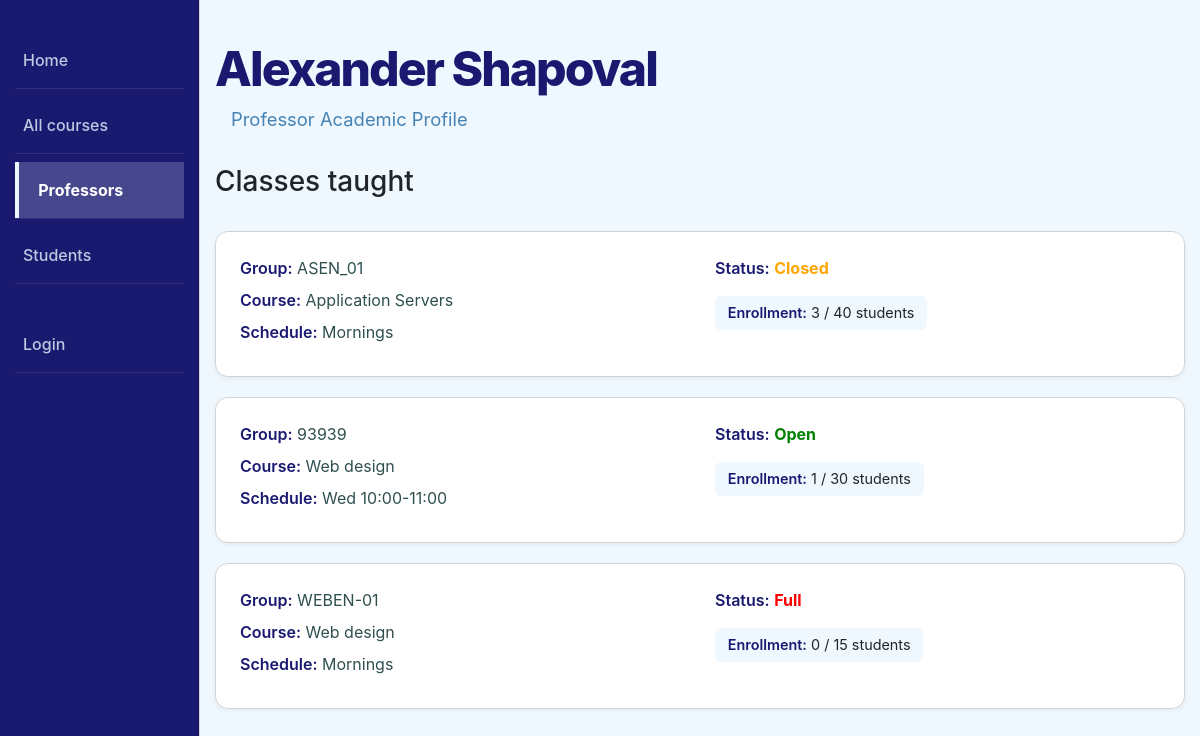
The page /catalog/professors/1 on the database its author committed.
### catalog/models.py (models this page shows, shortened)
class Profesor(models.Model):
  user = models.OneToOneField(User, on_delete=models.CASCADE, null=True, blank=True)
  name = models.CharField(max_length=200, help_text='Enter the profesor name')

class ClassGroup(models.Model):
  ENROLLMENT_STATUS_CHOICES = [
      ('OPEN', 'Open'),
      ('CLOSED', 'Closed'),
      ('FULL', 'Full'),
  ]
  class_id = models.CharField(verbose_name='Class Group ID', max_length=50, unique=True, help_text='Enter the class group ID')
  start_date = models.DateField(verbose_name='Start Date', blank=True, null=True)
  end_date = models.DateField(verbose_name='End Date', blank=True, null=True)
  status = models.CharField(verbose_name='Enrollment Status', max_length=20, choices=ENROLLMENT_STATUS_CHOICES, default='OPEN')
  course = models.ForeignKey(Course, on_delete=models.CASCADE, related_name='class_groups')
  schedule = models.CharField(verbose_name='Class Schedule', max_length=255, blank=True, help_text='Enter the class schedule (e.g., Mon/Wed/Fri 10:00-11:00)')
  maxStudents = models.IntegerField(verbose_name='Maximum Students', help_text='Enter the maximum number of students')
  profesor = models.ForeignKey(Profesor, on_delete=models.SET_NULL, null=True, related_name='classes')
  enrolled_students = models.ManyToManyField(Student, related_name='classes', blank=True)

class Course(models.Model):
  course_code = models.CharField(verbose_name='Course Code', max_length=200, help_text='Enter the course code')
  title = models.CharField(verbose_name='Course Title', max_length=200, help_text='Enter the course title')
  description = models.TextField(verbose_name='Course Description', help_text='Enter the course description', blank=True)
  academic_level = models.ForeignKey('Level', on_delete=models.SET_NULL, null=True)
  department = models.ForeignKey('Department', on_delete=models.SET_NULL, null=True)
  topic = models.CharField(verbose_name='Course Topic', max_length=255, help_text='Enter the course topic', blank=True)
  visit_count = models.PositiveIntegerField(default=0)

### catalog/views.py (the view)
# urls.py: path('professors/<int:pk>', views.ProfesorDetailView.as_view(), name='professor-detail'),
class ProfesorDetailView(generic.DetailView):
    model = Profesor

### catalog/templates/catalog/profesor_detail.html
{% extends "base_generic.html" %}
{% load static %}
{% block extra_css %}
  <link rel="stylesheet" href="{% static 'css/professor_detail.css' %}">
{% endblock %}
{% block content %}
  <h1 class="main-title">{{ profesor.name }}</h1>
  <p class="subtitle">Professor Academic Profile</p>
  <h3 class="section-title">Classes taught</h3>
  {% if profesor.classes.all %}
    <div class="class-list">
      {% for group in profesor.classes.all %}
        <div class="class-card">
          <div class="row">
            <div class="col-md-6">
              <p><strong>Group:</strong> {{ group.class_id }}</p>
              <p><strong>Course:</strong> {{ group.course.title }}</p>
              <p><strong>Schedule:</strong> {{ group.schedule }}</p>
            </div>
            <div class="col-md-6">
              <p>
                <strong>Status:</strong>
                {% if group.status == 'OPEN' %}
                  <span class="status-open">Open</span>
                {% elif group.status == 'FULL' %}
                  <span class="status-full">Full</span>
                {% else %}
                  <span class="status-closed">Closed</span>
                {% endif %}
              </p>
              <div class="enrollment-info">
                <strong>Enrollment:</strong>
                {{ group.enrolled_students.count }} / {{ group.maxStudents }} students
              </div>
            </div>
          </div>
        </div>
      {% endfor %}
    </div>
  {% else %}
    <p>This professor is not assigned to any class.</p>
  {% endif %}
{% endblock %}

### catalog/static/css/styles.css (style rules this page uses)
body { background-color: AliceBlue; margin: 0; padding: 0; }
.main-title { font-size: 3rem; color: MidnightBlue; margin-top: 2.5rem; margin-bottom: 0.5rem; font-weight: 800; letter-spacing: -0.12rem; }
.subtitle { font-size: 1.15rem; color: SteelBlue; margin-bottom: 2rem; display: block; padding-left: 1rem; }

### catalog/static/css/professor_detail.css (style rules this page uses)
.class-list { margin-top: 2rem; }
.class-card { background-color: White; padding: 1.5rem; margin-bottom: 1.25rem; border-radius: 0.8rem; border: 0.06rem solid LightGrey; box-shadow: 0 0.125rem 0.25rem rgba(0, 0, 0, 0.05); transition: transform 0.2s ease, border-color 0.2s ease; }
.class-card p { margin-bottom: 0.5rem; color: DarkSlateGray; }
.class-card strong { color: MidnightBlue; font-weight: 600; }
.status-open { color: Green; font-weight: bold; }
.status-full { color: Red; font-weight: bold; }
.status-closed { color: Orange; font-weight: bold; }
.enrollment-info { background-color: AliceBlue; padding: 0.4rem 0.8rem; border-radius: 0.4rem; display: inline-block; font-size: 0.9rem; margin-top: 0.5rem; }

### rows shown on the page
Profesor: name "Alexander Shapoval"
ClassGroup: class_id "ASEN_01", course "Application Servers", schedule "Mornings", status "Closed", enrolled_students.count "3", maxStudents "40"
ClassGroup: class_id "93939", course "Web design", schedule "Wed 10:00-11:00", status "Open", enrolled_students.count "1", maxStudents "30"
ClassGroup: class_id "WEBEN-01", course "Web design", schedule "Mornings", status "Full", enrolled_students.count "0", maxStudents "15"
